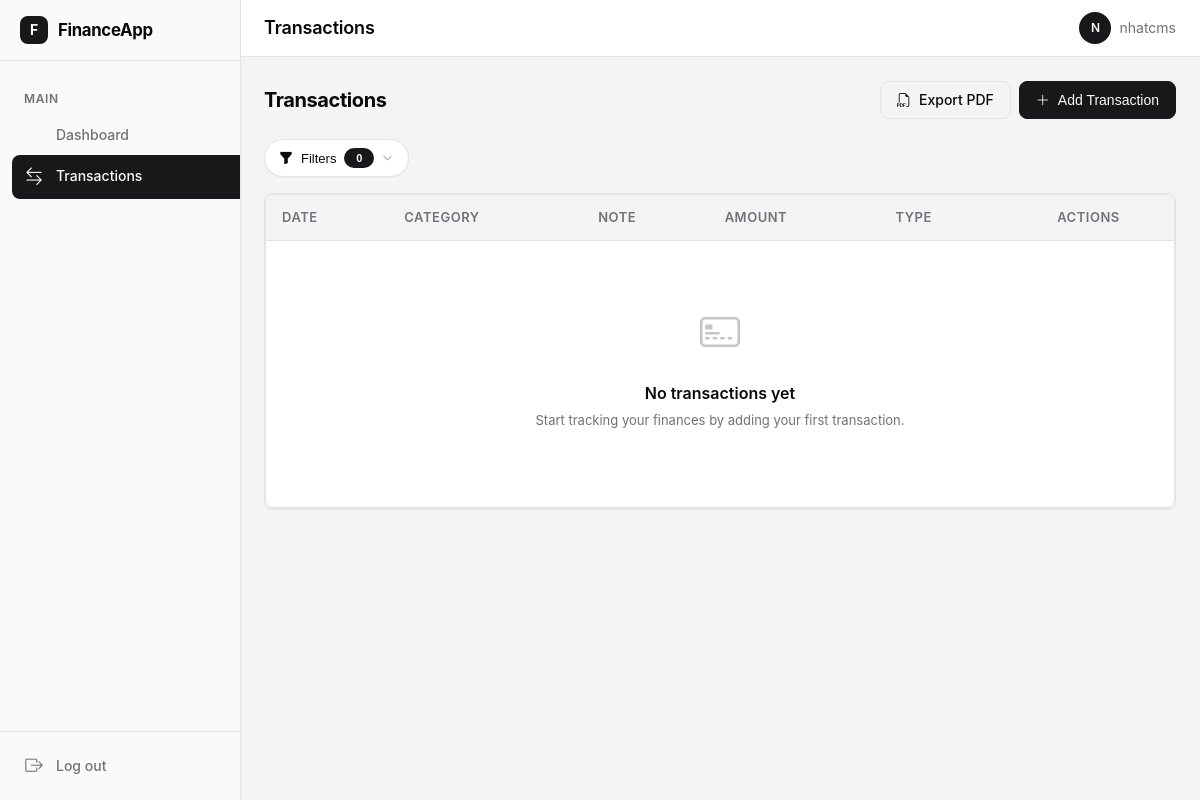
Page /transactions (signed in) on the earlier database version.
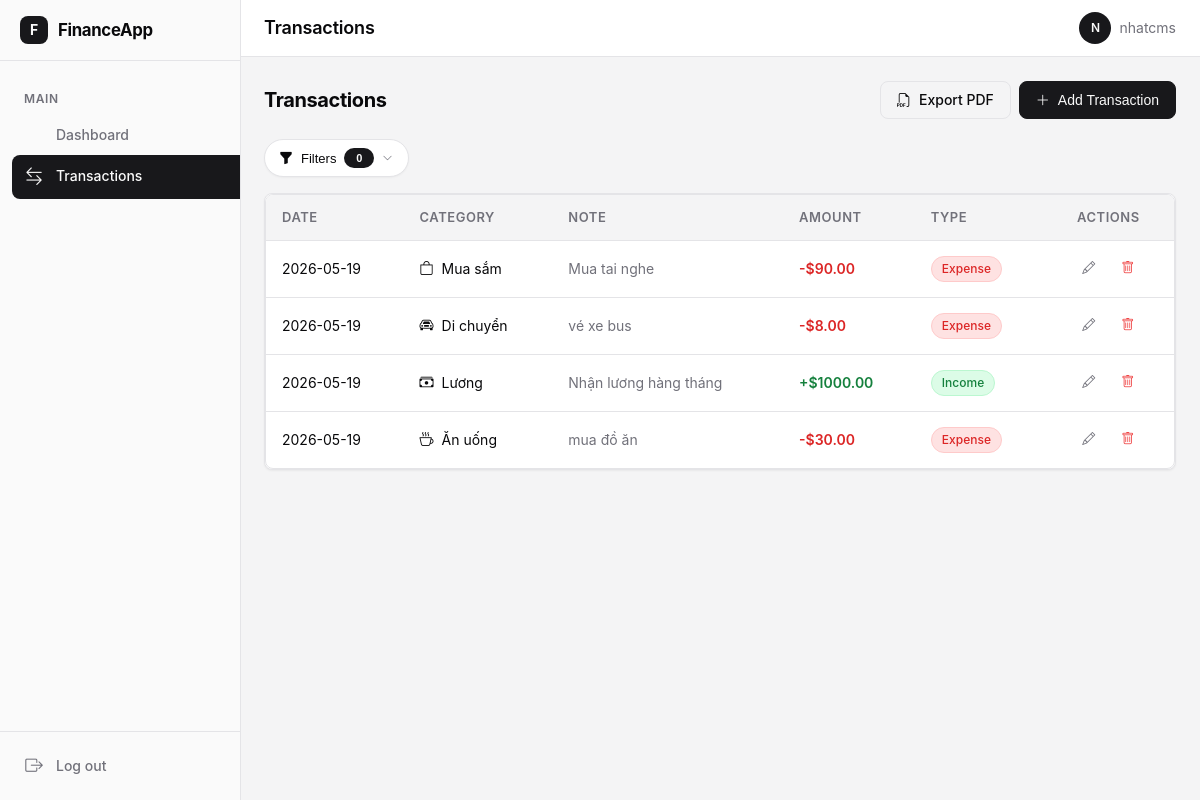
Same page on the later database version.
### models.py (models this page shows)
class Transaction(db.Model):
    id = db.Column(db.Integer, primary_key=True)
    user_id = db.Column(db.Integer, db.ForeignKey('user.id'))
    category_id = db.Column(db.Integer, db.ForeignKey('category.id'))
    amount = db.Column(db.Float)
    note = db.Column(db.String(200))
    date = db.Column(db.Date, index=True, default=datetime.utcnow().date)
    created_at = db.Column(db.DateTime, default=datetime.utcnow)

class Category(db.Model):
    id = db.Column(db.Integer, primary_key=True)
    name = db.Column(db.String(64))
    type = db.Column(db.String(20)) # 'Income' or 'Expense'
    icon = db.Column(db.String(64)) # Bootstrap icon name
    transactions = db.relationship('Transaction', backref='category', lazy='dynamic')

### app.py (the view)
@app.route('/transactions')
@login_required
def transactions():
    from datetime import date, timedelta
    date_from_str = request.args.get('date_from', '').strip()
    date_to_str = request.args.get('date_to', '').strip()
    type_filter = request.args.get('type', 'All')
    category_id = request.args.get('category_id', '').strip()
    amount_min_str = request.args.get('amount_min', '').strip()
    amount_max_str = request.args.get('amount_max', '').strip()
    note_search = request.args.get('note_search', '').strip()
    today = date.today()
    if date_from_str:
        date_from = datetime.strptime(date_from_str, '%Y-%m-%d').date()
    else:
        date_from = today - timedelta(days=7)
        date_from_str = date_from.strftime('%Y-%m-%d')
    if date_to_str:
        date_to = datetime.strptime(date_to_str, '%Y-%m-%d').date()
    else:
        date_to = today
        date_to_str = date_to.strftime('%Y-%m-%d')
    query = Transaction.query.filter_by(user_id=current_user.id).join(Category)
    query = query.filter(Transaction.date >= date_from, Transaction.date <= date_to)
    if type_filter in ('Income', 'Expense'):
        query = query.filter(Category.type == type_filter)
    if category_id:
        query = query.filter(Transaction.category_id == int(category_id))
    if amount_min_str:
        query = query.filter(Transaction.amount >= float(amount_min_str))
    if amount_max_str:
        query = query.filter(Transaction.amount <= float(amount_max_str))
    if note_search:
        query = query.filter(Transaction.note.ilike(f'%{note_search}%'))
    user_transactions = query.order_by(Transaction.date.desc()).all()
    categories = Category.query.all()
    return render_template('transactions.html',
                           title='Transactions',
                           transactions=user_transactions,
                           categories=categories,
                           date_from=date_from_str,
                           date_to=date_to_str,
                           type_filter=type_filter,
                           category_id=category_id,
                           amount_min=amount_min_str,
                           amount_max=amount_max_str,
                           note_search=note_search)

### models.py (called while the page is built)
@login.user_loader
def load_user(id):
    return User.query.get(int(id))

### templates/transactions.html (shortened to what this page needs)
{% extends "base.html" %}
{% block content %}
<div class="action-bar">
    <h2>Transactions</h2>
    <div class="action-bar-actions">
        <a href="{{ url_for('export_transactions_pdf') }}" class="btn btn-outline">
            <i class="bi bi-filetype-pdf"></i>
            Export PDF
        </a>
        <button type="button" class="btn btn-primary" onclick="openModal('addTransactionModal')">
            <i class="bi bi-plus-lg"></i>
            Add Transaction
        </button>
    </div>
</div>
<div class="filter-wrapper" id="chipFilterContainer">
    <button class="filter-pill" id="filterTrigger">
        <i class="bi bi-funnel-fill"></i>
        <span>Filters</span>
        <span class="filter-badge" id="filterCount">0</span>
        <i class="bi bi-chevron-down filter-chevron"></i>
    </button>
</div>
<div class="card">
    <div class="table-container">
        <table>
            <thead>
                <tr>
                    <th>Date</th>
                    <th>Category</th>
                    <th>Note</th>
                    <th>Amount</th>
                    <th>Type</th>
                    <th class="text-center">Actions</th>
                </tr>
            </thead>
            <tbody>
                {% for txn in transactions %}
                <tr>
                    <td>{{ txn.date.strftime('%Y-%m-%d') }}</td>
                    <td>
                        <span class="flex items-center gap-2">
                            <i class="bi {{ txn.category.icon }}"></i>
                            {{ txn.category.name }}
                        </span>
                    </td>
                    <td class="text-muted">{{ txn.note or '—' }}</td>
                    <td class="{% if txn.category.type == 'Income' %}amount-positive{% else %}amount-negative{% endif %}">
                        {{ '+' if txn.category.type == 'Income' else '-' }}${{ "%.2f"|format(txn.amount) }}
                    </td>
                    <td>
                        <span class="badge {% if txn.category.type == 'Income' %}badge-income{% else %}badge-expense{% endif %}">
                            {{ txn.category.type }}
                        </span>
                    </td>
                    <td class="text-center">
                        <button class="btn btn-ghost btn-sm" title="Edit" onclick="openEditModal({{ txn.id }})">
                            <i class="bi bi-pencil"></i>
                        </button>
                        <button class="btn btn-ghost btn-sm" title="Delete" style="color: var(--destructive);" onclick="confirmDelete({{ txn.id }})">
                            <i class="bi bi-trash"></i>
                        </button>
                    </td>
                </tr>
                {% else %}
                <tr>
                    <td colspan="6">
                        <div class="empty-state">
                            <i class="bi bi-credit-card-2-front"></i>
                            <h4>No transactions yet</h4>
                            <p>Start tracking your finances by adding your first transaction.</p>
                        </div>
                    </td>
                </tr>
                {% endfor %}
            </tbody>
        </table>
    </div>
</div>
{% endblock %}

Differences in the rows shown:
added Transaction: date "2026-05-19", category.name "Mua sắm", note "Mua tai nghe", amount "90.00", category.type "Expense"
now on this page (row unchanged): Category: type "-"
added Transaction: date "2026-05-19", category.name "Di chuyển", note "vé xe bus", amount "8.00", category.type "Expense"
now on this page (row unchanged): Category: type "-"
added Transaction: date "2026-05-19", category.name "Lương", note "Nhận lương hàng tháng", amount "1000.00", category.type "Income"
now on this page (row unchanged): Category: type "+"
added Transaction: date "2026-05-19", category.name "Ăn uống", note "mua đồ ăn", amount "30.00", category.type "Expense"
now on this page (row unchanged): Category: type "-"
Other differences:
text no longer shown: "No transactions yet Start tracking your finances by adding your first transaction."
